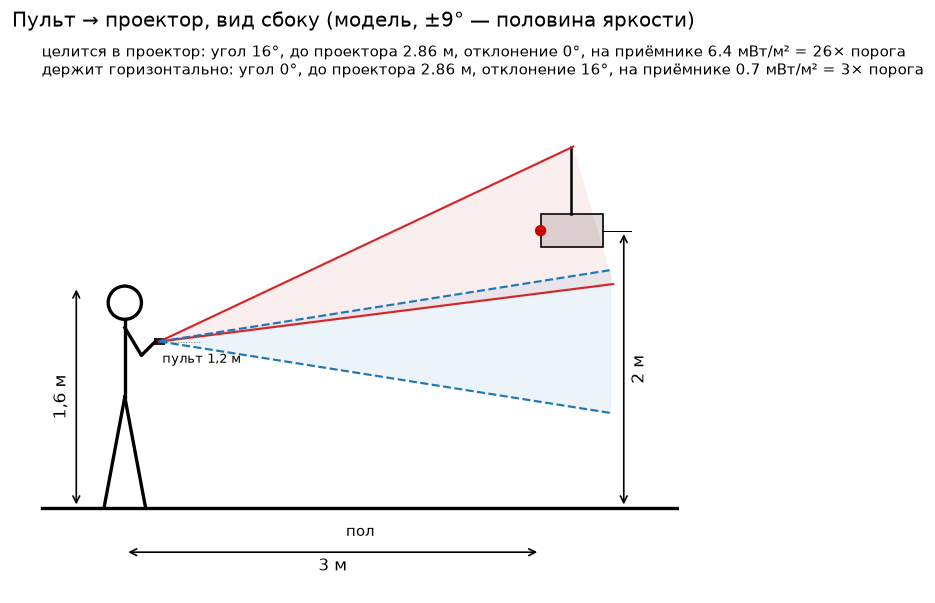

Source code (Python):
"""Комната сбоку: человек 1,6 м, пульт в руке, проектор на 2 м в 3 м от человека.
Модель луча — как в ir_spot.py (гаусс ±9°, Ie 82·45/70 мВт/ср тип., порог 0,25 мВт/м²).
Допущение: пульт держат на высоте 1,2 м (рука согнута перед грудью)."""
import math
import matplotlib
matplotlib.use("Agg")
import matplotlib.pyplot as plt
import numpy as np
from matplotlib.patches import Circle, Rectangle, Polygon

IE0, HW, TH = 82.0 * 45 / 70, 9.0, 0.25
RX, RY = 0.25, 1.2          # пульт
PX, PY = 3.0, 2.0           # окошко приёмника проектора

def e_at(aim_deg, x, y):
    dx, dy = x - RX, y - RY
    r = math.hypot(dx, dy)
    off = abs(math.degrees(math.atan2(dy, dx)) - aim_deg)
    return IE0 * math.exp(-math.log(2) * (off / HW) ** 2) / r**2, off, r

aim_ok = math.degrees(math.atan2(PY - RY, PX - RX))
cases = [("целится в проектор", aim_ok, "#d62728", "-"), ("держит горизонтально", 0.0, "#1f77b4", "--")]

fig, ax = plt.subplots(figsize=(12, 6))
ax.set_aspect("equal")
ax.plot([-0.6, 4.0], [0, 0], color="k", lw=2)                     # пол
ax.text(1.7, -0.12, "пол", ha="center", va="top", fontsize=9)
# человек 1,6 м
ax.add_patch(Circle((0, 1.48), 0.12, fc="none", ec="k", lw=2))
ax.plot([0, 0], [1.36, 0.8], color="k", lw=2)
ax.plot([0, -0.15], [0.8, 0], color="k", lw=2); ax.plot([0, 0.15], [0.8, 0], color="k", lw=2)
ax.plot([0, 0.12, RX - 0.03], [1.3, 1.1, RY], color="k", lw=2)
ax.add_patch(Rectangle((RX - 0.04, RY - 0.025), 0.08, 0.05, fc="#222"))
ax.annotate("", xy=(-0.35, 1.6), xytext=(-0.35, 0), arrowprops=dict(arrowstyle="<->"))
ax.text(-0.4, 0.8, "1,6 м", rotation=90, ha="right", va="center")
ax.plot([RX, RX + 0.3], [RY, RY], color="#888", lw=0.6, ls=":")
ax.text(RX + 0.02, RY - 0.08, "пульт 1,2 м", fontsize=8, va="top")
# проектор
ax.add_patch(Rectangle((PX, PY - 0.12), 0.45, 0.24, fc="#ddd", ec="k"))
ax.add_patch(Circle((PX, PY), 0.035, color="#c00"))
ax.plot([PX + 0.22, PX + 0.22], [PY + 0.12, 2.6], color="k", lw=1.5)   # крепление к потолку
ax.annotate("", xy=(PX + 0.6, PY), xytext=(PX + 0.6, 0), arrowprops=dict(arrowstyle="<->"))
ax.plot([PX + 0.45, PX + 0.65], [PY, PY], color="k", lw=0.6)
ax.text(PX + 0.65, 1.0, "2 м", rotation=90, va="center")
ax.annotate("", xy=(PX, -0.32), xytext=(0, -0.32), arrowprops=dict(arrowstyle="<->"))
ax.text(1.5, -0.36, "3 м", ha="center", va="top")

lines = []
for name, aim, col, ls in cases:
    L = 3.3
    t = math.radians(aim)
    for s in (+1, -1):
        a = t + s * math.radians(HW)
        ax.plot([RX, RX + L * math.cos(a)], [RY, RY + L * math.sin(a)], color=col, lw=1.3, ls=ls)
    ax.add_patch(Polygon([(RX, RY), (RX + L * math.cos(t + math.radians(HW)), RY + L * math.sin(t + math.radians(HW))),
                          (RX + L * math.cos(t - math.radians(HW)), RY + L * math.sin(t - math.radians(HW)))],
                         closed=True, fc=col, alpha=0.08, ec="none"))
    e, off, r = e_at(aim, PX, PY)
    lines.append(f"{name}: угол {aim:.0f}°, до проектора {r:.2f} м, отклонение {off:.0f}°, "
                 f"на приёмнике {e:.1f} мВт/м² = {e/TH:.0f}× порога")
ax.set_xlim(-0.7, 4.0); ax.set_ylim(-0.6, 3.4); ax.axis("off")
ax.set_title("Пульт → проектор, вид сбоку (модель, ±9° — половина яркости)", fontsize=12)
ax.text(-0.6, 3.35, "\n".join(lines), fontsize=9, va="top")
fig.savefig(__file__.replace(".py", ".png"), dpi=120, bbox_inches="tight")
print("\n".join(lines))
